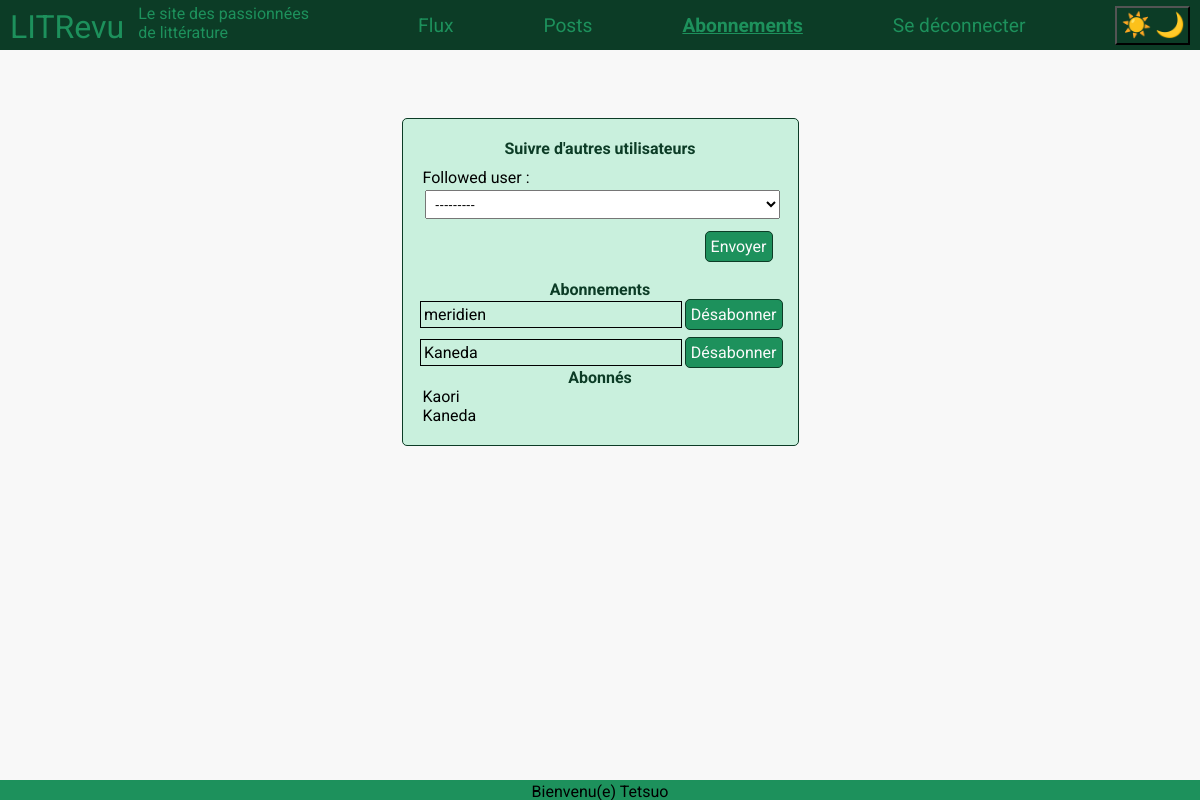
Before: /abonnements/ (signed in) with the older database file.
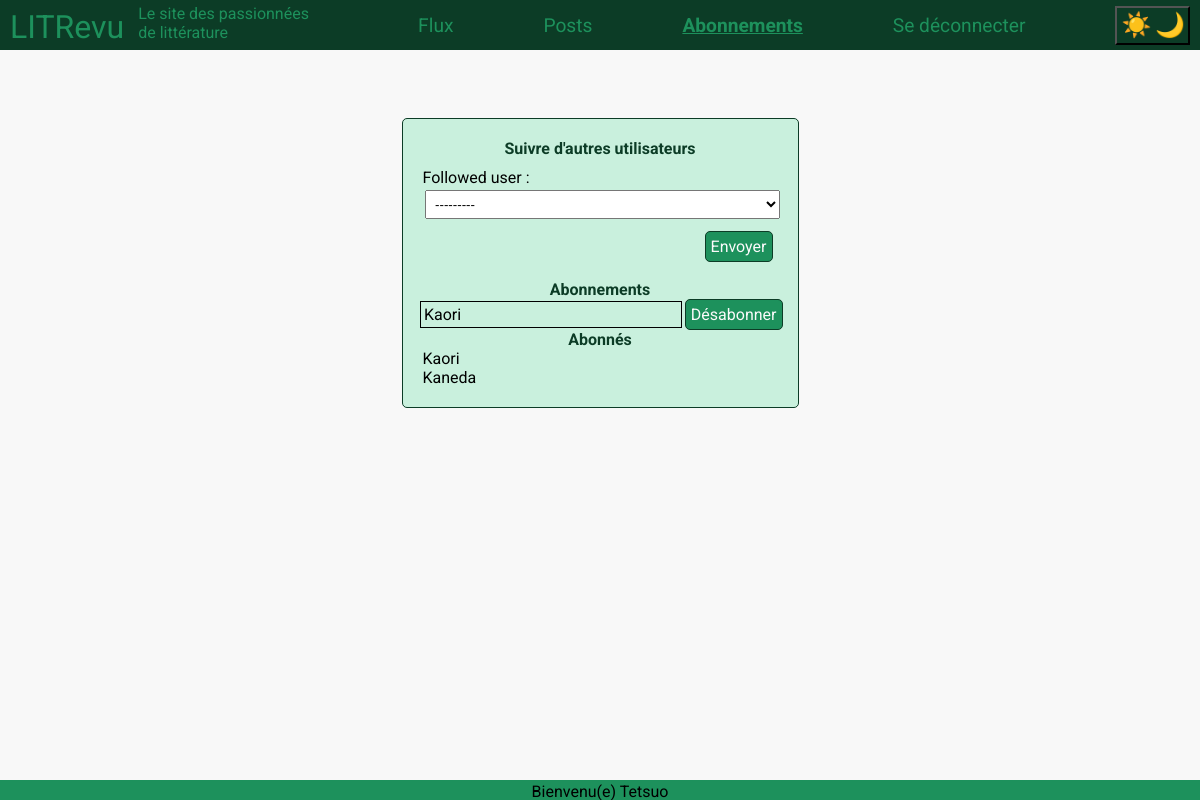
After: the same page with the newer database file.
### authentication/models.py (models this page shows)
class User(AbstractUser):
    CREATOR = 'CREATOR'
    SUBSCRIBER = 'SUBSCRIBER'
    ROLE_CHOICES = (
        (CREATOR, 'Créateur'),
        (SUBSCRIBER, 'Abonné'),
    )
    profile_photo = models.ImageField(verbose_name='Photo de profil')
    role = models.CharField(max_length=30, choices=ROLE_CHOICES, verbose_name='Rôle')
    follows = models.ManyToManyField(
        'self',
        through='UserFollows',
        symmetrical=False,
        related_name='followers'
    )

### authentication/views.py (the view, shortened to what this page needs)
# urls.py: path("abonnements/", authentication.views.abonnements, name="abonnements")
@login_required
def abonnements(request):
    userFollowsAdd_forms = UserFollowerToAddForm(user=request.user)
    userFollowsByMe = request.user.following.all()
    userFollowsByMe_forms = []
    for userFollowByMe in userFollowsByMe:
        formFollow = UserFollowersForm(instance=userFollowByMe)
        userFollowsByMe_forms.append(formFollow)
    userFollowsMe = request.user.followed_by.all()
    return render(request, "authentication/abonnements.html", context={
        "userFollowsAdd_forms": userFollowsAdd_forms,
        "userFollowsByMe_forms": userFollowsByMe_forms,
        "userFollowsMe": userFollowsMe
    })

### authentication/forms.py
class UserFollowerToAddForm(forms.ModelForm):
    add_follower = forms.BooleanField(widget=forms.HiddenInput, initial=True)
    class Meta:
        model = UserFollows
        exclude = ("user",)
    def __init__(self, *args, **kwargs):
        user = kwargs.pop('user', None)
        super(UserFollowerToAddForm, self).__init__(*args, **kwargs)
        if user:
            already_following = user.follows.all().values_list('id', flat=True)
            self.fields['followed_user'].queryset = User.objects.exclude(
                id__in=[user.id] + list(already_following)
            )

### authentication/templatetags/authentication_extras.py (called while the page is built)
@register.simple_tag()
def get_user_follow_display(user_id):
    user = get_object_or_404(User, id=user_id)
    return user.username

### authentication/templates/authentication/abonnements.html (shortened to what this page needs)
{% extends 'base.html' %}
{% load authentication_extras %}
{% load static %}
{% block content %}
    <div class="div_form">
        <h2>Suivre d'autres utilisateurs</h2>
        <form action="" method="post" novalidate>
            {{ userFollowsAdd_forms.as_p }}
            <div>
                <input type="submit" value="Envoyer">
            </div>
        </form>
        <h2>Abonnements</h2>
        {% if userFollowsByMe_forms|length == 0 %}
            <p>Aucun abonnement</p>
        {% else %}
            {% for userFollowsByMe_form in userFollowsByMe_forms %}
                <form action="" method="post" novalidate class="subscription__form-no_margin">
                    <div class="subscription">
                        <p>
                            {% get_user_follow_display userFollowsByMe_form.followed_user.value %}
                        </p>
                        <input type="submit" value="Désabonner">
                    </div>
            </form>
            {% endfor %}
        {% endif %}
        <h2>Abonnés</h2>
        {% if userFollowsMe|length == 0 %}
            <p>Aucun abonnés</p>
        {% else %}
            {% for userFollowMe in userFollowsMe%}
                <p>{{ userFollowMe.user }}</p>
            {% endfor %}
        {% endif %}
    </div>
{% endblock content %}

Changed rows visible on the page:
no longer on this page (row unchanged): User: username "meridien"
no longer on this page (row unchanged): User: username "Kaneda"
now on this page (row edited): User: username "Kaori"
Other visible differences:
new list line: "Désabonner"
list line gone: "Désabonner"
